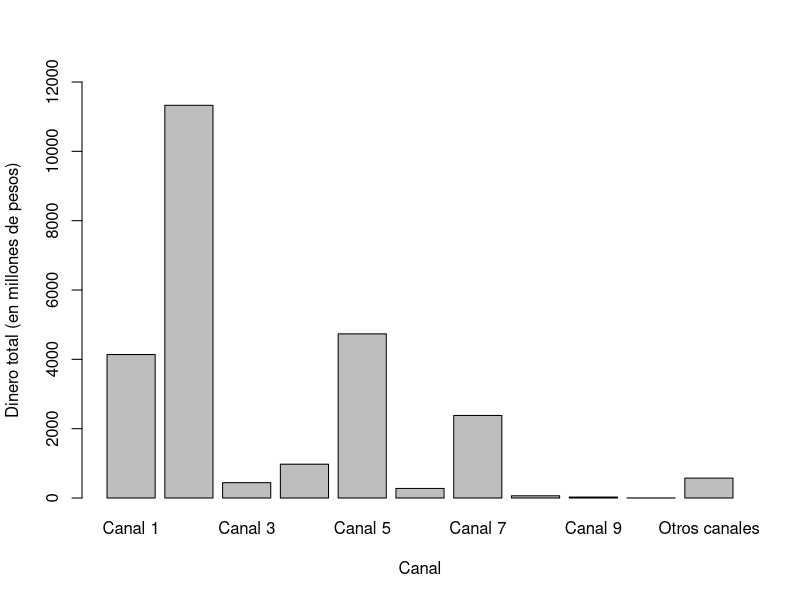

Generate this figure with R:
## ---- chunk 1
library(tidyverse)
datos = read.csv("base_trabajo_segmentacion.csv", sep=";") 
datos = datos[!duplicated(datos$nit),]

## ---- chunk 2
verTablaResumenPorCategoria <- function(df, titulo, titulosColumnas)
{
  tablaResumen <- df[, order(colSums(df), decreasing = T)] %>%
                  colSums() %>% 
                  format(scientific = F, big.mark = ",") %>%
                  knitr::kable(caption = titulo, col.names = titulosColumnas )
  return(tablaResumen)
}

obtenerTotalPorCategoria <- function(df)
{
  totalPorCategoria <- colSums(df/1000000000)
  return(totalPorCategoria)
}

obtenerTotalPorCategoriaEnPorcentajes <- function(df)
{
  total <- obtenerTotalPorCategoria(df)
  totalPorCategoriaEnPorcentaje <- total/sum(total) * 100
  return(totalPorCategoriaEnPorcentaje)
}


crearAnalisisDescriptivoDeTickets <- function () 
{
  return(0)
}
## ---- chunk 3
valorPromedioTicketEntrada <-  datos[grep("en_vm.*", names(datos))] %>% 
                               setNames(c("Canal 1",
                                          "Canal 2",
                                          "Canal 3",
                                          "Canal 4",
                                          "Canal 5",
                                          "Canal 6",
                                          "Canal 7",
                                          "Canal 8",
                                          "Canal 9",
                                          "Canal 10",
                                          "Otros canales"))
## ---- chunk 4
tablaResumenTicketPromedioDeEntrada <- verTablaResumenPorCategoria(valorPromedioTicketEntrada, "Valor promedio del ticket de entrada por canal", c("ValorTotalPorCanales"))
tablaResumenTicketPromedioDeEntrada
## ---- chunk 5
totalPorCategoria <- obtenerTotalPorCategoria(valorPromedioTicketEntrada)
barplot(totalPorCategoria, ylim=c(0,12000),
        xlab="Canal", ylab="Dinero total (en millones de pesos)") 
## ---- chunk 6
#Total por porcentaje en cada canal
knitr::kable(obtenerTotalPorCategoriaEnPorcentajes(valorPromedioTicketEntrada), caption="Porcentaje de ingresos por canal", col.names="Porcentaje por canal")
## ---- chunk 7
clientesConTicketsDeEntradaMasValiosos <- datos[grep("nit|en_vm.*", names(datos))]  %>%  mutate(total = rowSums(select(.,contains("en_vm")))) %>% arrange(desc(total)) %>% mutate(totalPorcentaje= total/sum(total)*100) %>% head(n=300) 
sum(clientesConTicketsDeEntradaMasValiosos$totalPorcentaje)
clientesConTicketsDeEntradaMasValiosos
## ---- chunk 8
mejoresClientes <- inner_join(datos, clientesConTicketsDeEntradaMasValiosos, by=c("nit" = "nit"))
mejoresClientes
## ---- chunk 9
table(mejoresClientes$ciclo_financiero)
## ---- chunk 10
datos[grep("en_tx.*", names(datos))]
## ---- chunk 11
datos[grep("sal_vm.*", names(datos))]
